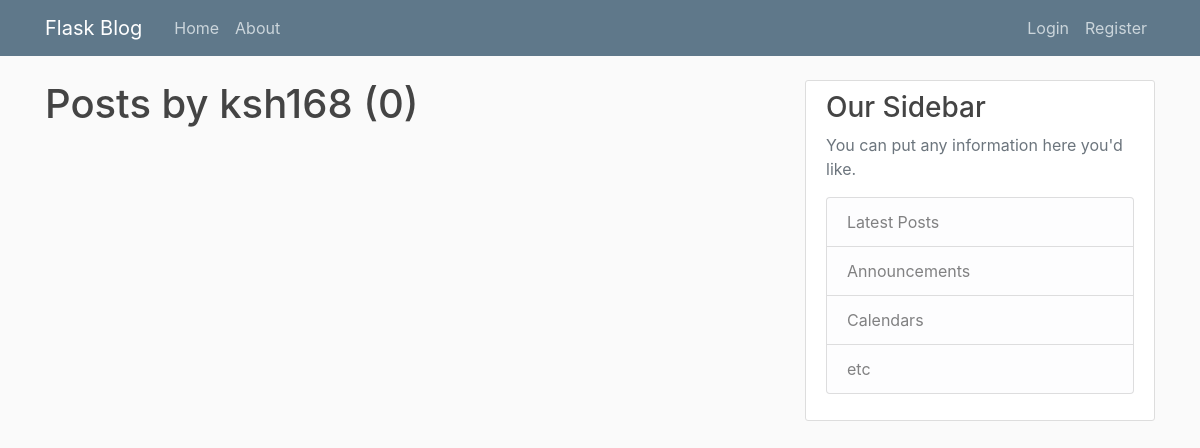
The app's page /user/ksh168, older data.
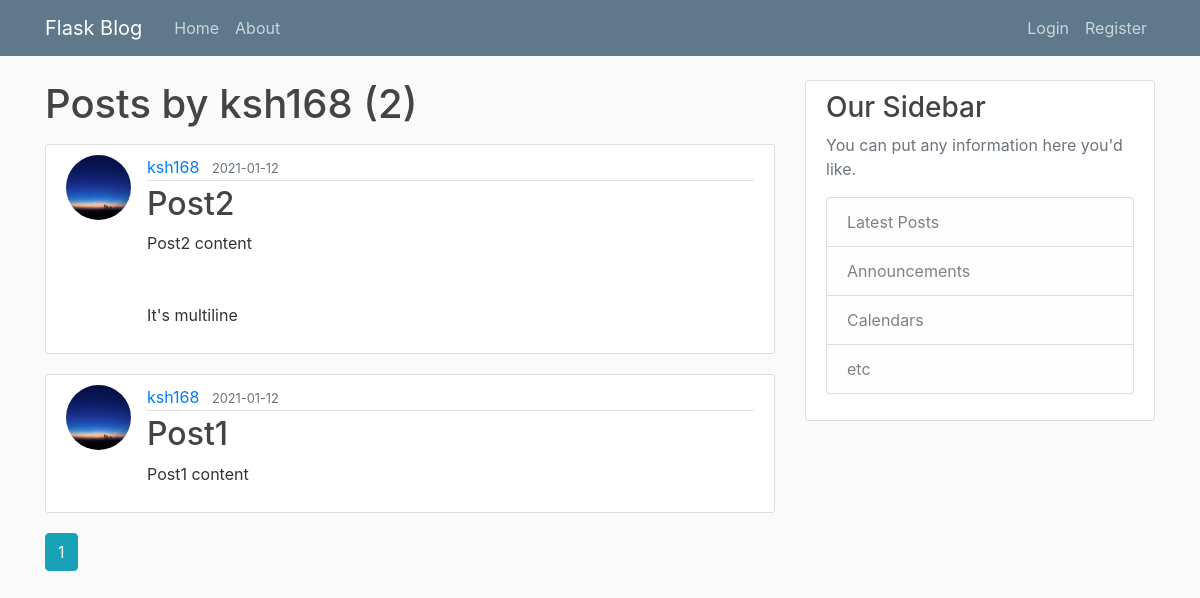
The same page, newer data.
### flaskblog/models.py (models this page shows, shortened)
class Post(db.Model):
	id = db.Column(db.Integer, primary_key = True)
	title = db.Column(db.String(100), nullable = False)
	date_posted = db.Column(db.DateTime, nullable = False, default = datetime.utcnow)
	content = db.Column(db.Text, nullable = False)
	user_id = db.Column(db.Integer, db.ForeignKey('user.id'), nullable = False)

class User(db.Model, UserMixin):
	id = db.Column(db.Integer, primary_key = True)
	username = db.Column(db.String(20), unique = True, nullable = False)
	email = db.Column(db.String(120), unique = True, nullable = False)
	image_file = db.Column(db.String(20), nullable = False, default = 'default.jpg')
	password = db.Column(db.String(60), nullable = False)
	posts = db.relationship('Post', backref = 'author', lazy = True)

### flaskblog/routes.py (the view)
@app.route("/user/<string:username>")
def user_posts(username):
	page = request.args.get('page', 1, type=int)
	user = User.query.filter_by(username=username).first_or_404()	#get first user with this username or 404
	posts_by_username = Post.query.filter_by(author=user)
	posts_ordered_by_latest_first = posts_by_username.order_by(Post.date_posted.desc())
	posts = posts_ordered_by_latest_first.paginate(page=page, per_page=5)
	return render_template('user_posts.html', posts=posts, user=user)

### flaskblog/templates/user_posts.html
{% extends "layout.html" %}
{% block content %}
    <h1 class="mb-3">Posts by {{ user.username }} ({{ posts.total }})</h1>
    {% for post in posts.items %}
        <article class="media content-section">
          <img class="rounded-circle article-img" src="{{ url_for('static', filename='profile_pics/' + post.author.image_file) }}">
          <div class="media-body">
            <div class="article-metadata">
              <a class="mr-2" href="{{ url_for('user_posts', username=post.author.username) }}">{{ post.author.username }}</a>
              <small class="text-muted">{{ post.date_posted.strftime('%Y-%m-%d') }}</small>
            </div>
            <h2><a class="article-title" href="{{ url_for('post', post_id=post.id) }}">{{ post.title }}</a></h2>
            <p class="article-content">{{ post.content }}</p>
          </div>
        </article>
    {% endfor %}
    {% for page_num in posts.iter_pages(left_edge=1, right_edge=1, left_current=1, right_current=2) %}
      {% if page_num %}
        {% if posts.page == page_num %}
          <a class="btn btn-info mb-4" href="{{ url_for('user_posts', username=user.username, page=page_num) }}">{{ page_num }}</a>
        {% else %}
          <a class="btn btn-outline-info mb-4" href="{{ url_for('user_posts', username=user.username, page=page_num) }}">{{ page_num }}</a>
        {% endif %}
      {% else %}
        ...
      {% endif %}
    {% endfor %}
{% endblock content %}

Row changes from the older to the newer data that the page shows:
added Post: image_file (picture), author.username "ksh168", date_posted "2021-01-12", title "Post2", content "Post2 content It's multiline"
added Post: image_file (picture), author.username "ksh168", date_posted "2021-01-12", title "Post1", content "Post1 content"
Text that changed along with them:
{{ posts.total }}: "0" → "2"
new list line: "1"
